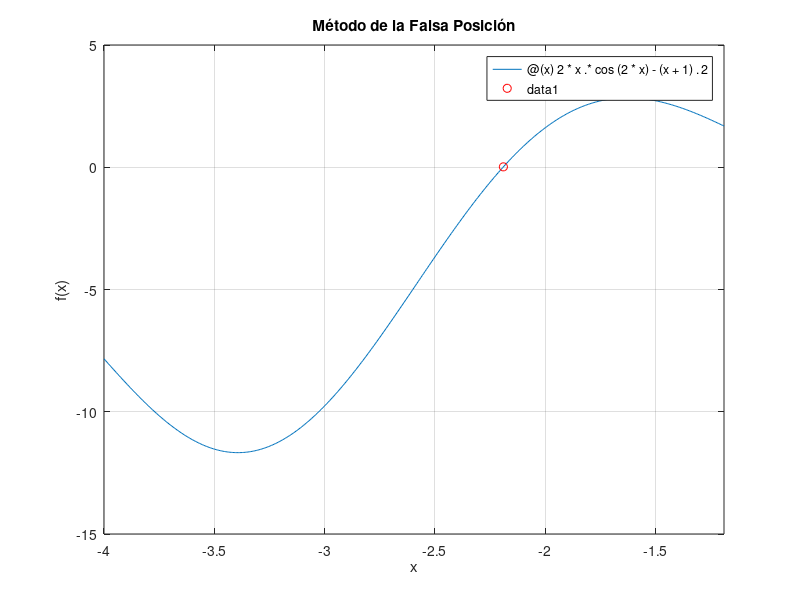

Source code (MATLAB):
clc; clear;

f = @(x) 2*x.*cos(2*x) - (x + 1).^2;

a = -3; b = -2;

fprintf('Resultados de las iteraciones:\n');
for i = 1:3
    xi = b - (f(b)*(a - b)) / (f(a) - f(b));
    fprintf('Iteración %d: xi = %.4f, f(xi) = %.4f\n', i, xi, f(xi));
    
    if f(a) * f(xi) < 0
        b = xi;
    else
        a = xi;
    end
end


fplot(f, [a-1, b+1]);
hold on;
plot(xi, f(xi), 'ro');
grid on;
xlabel('x');
ylabel('f(x)');
title('Método de la Falsa Posición');

